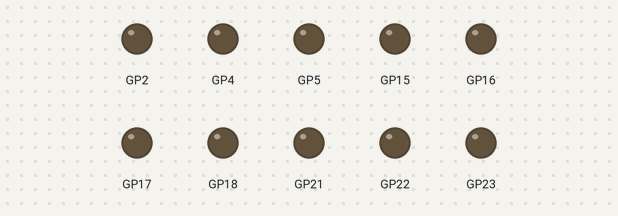
A program run on a simulated Raspberry Pi Pico running MicroPython. Shown: output pins drawn as LEDs (lit = HIGH).

Above: at 0.2 s.
At 0.7 s:
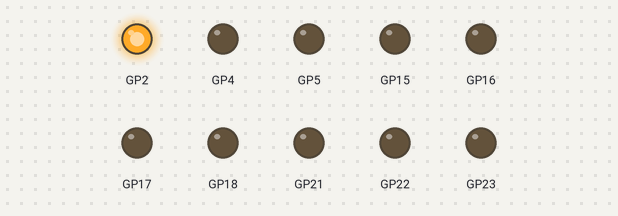
At 1.7 s:
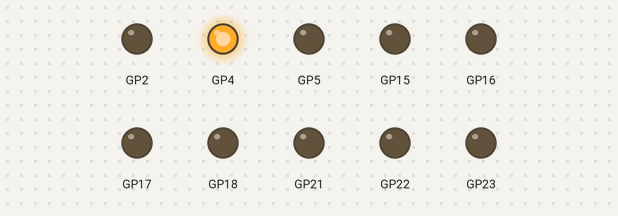
At 3.2 s:
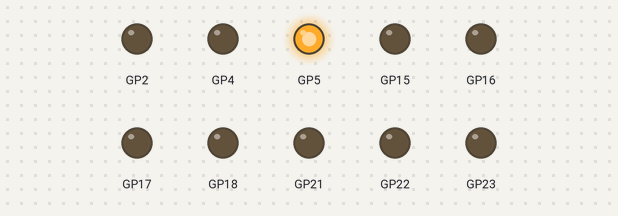
At 4.7 s:
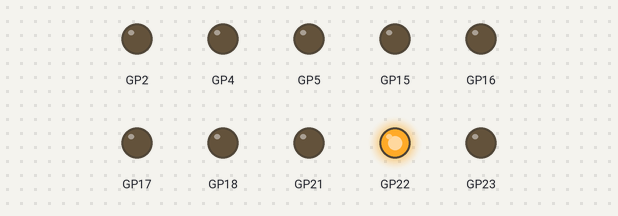
At 6.7 s:
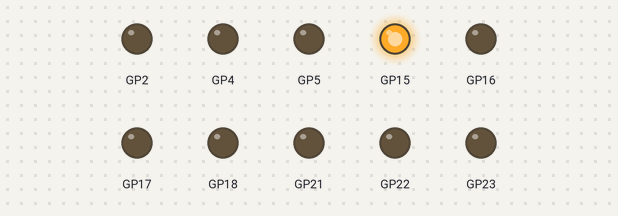
Timing chart, 0 to 7.2 s (numbered marks = the images above):
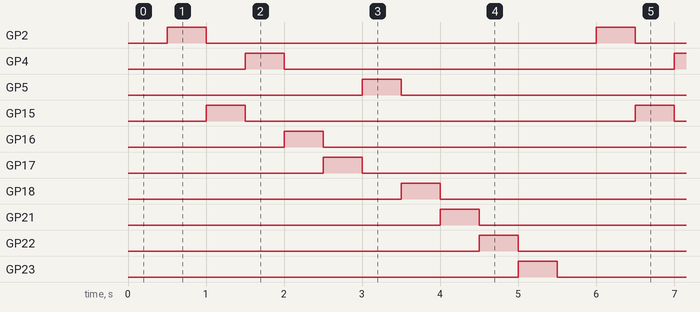

The program:

codigo_2.py
```python
# ejercicio 2
from machine import Pin as pin
from utime import sleep as pausa, sleep_ms as pausam, sleep_us as pausau
leda=pin(2,pin.OUT)
ledb=pin(15,pin.OUT)
ledc=pin(4,pin.OUT)
ledd=pin(16,pin.OUT)
lede=pin(17,pin.OUT)
ledf=pin(5,pin.OUT)
ledg=pin(18,pin.OUT)
ledh=pin(21,pin.OUT)
ledi=pin(22,pin.OUT)
ledj=pin(23,pin.OUT)
def print_led(a,b,c,d,e,f,g,h,i,j):
  leda.value(a)
  ledb.value(b)
  ledc.value(c)
  ledd.value(d)
  lede.value(e)
  ledf.value(f)
  ledg.value(g)
  ledh.value(h)
  ledi.value(i)
  ledj.value(j)
  pausam(500)
while True:
  print_led(0,0,0,0,0,0,0,0,0,0)
  print_led(1,0,0,0,0,0,0,0,0,0)
  print_led(0,1,0,0,0,0,0,0,0,0)
  print_led(0,0,1,0,0,0,0,0,0,0)
  print_led(0,0,0,1,0,0,0,0,0,0)
  print_led(0,0,0,0,1,0,0,0,0,0)
  print_led(0,0,0,0,0,1,0,0,0,0)
  print_led(0,0,0,0,0,0,1,0,0,0)
  print_led(0,0,0,0,0,0,0,1,0,0)
  print_led(0,0,0,0,0,0,0,0,1,0)
  print_led(0,0,0,0,0,0,0,0,0,1)
```

Measured:
- by itself, GP2, GP4, GP5, GP15–18, GP21–23: alternates HIGH for 0.50 s and LOW for 5.0 s
- by itself, everything shown: repeats every 5.5 s, in 11 steps
